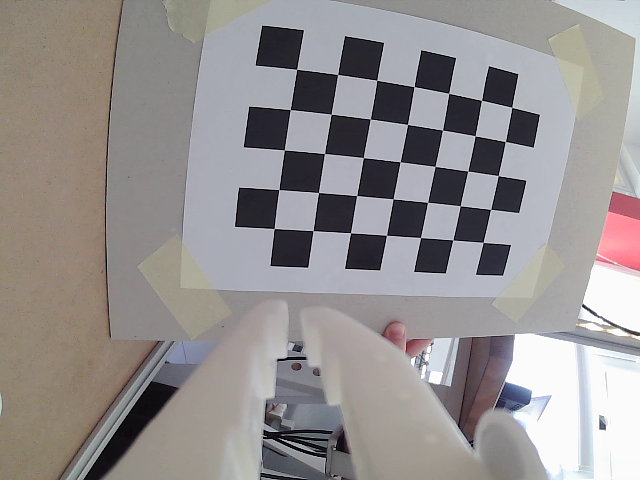
#> input picture scripts/camera_calibration/distorted_cam2/0.png, 640 x 480 px; its folder holds 4 pictures in this run
$ python calibrate_camera.py
#> lines starting #> are read from the running program, lines starting #| are printed output that depends on the picture
import cv2
assert int(cv2.__version__.split('.')[0]) >= 3, 'The fisheye module requires opencv version >= 3.0.0'
import numpy as np
import os
import glob

CHECKERBOARD = (5,7)
subpix_criteria = (cv2.TERM_CRITERIA_EPS+cv2.TERM_CRITERIA_MAX_ITER, 30, 0.1)
calibration_flags = 14

#calibration_flags = cv2.fisheye.CALIB_RECOMPUTE_EXTRINSIC + cv2.fisheye.CALIB_CHECK_COND+cv2.fisheye.CALIB_FIX_SKEW
objp = np.zeros((1, CHECKERBOARD[0]*CHECKERBOARD[1], 3), np.float32)
objp[0, :, :2] = np.mgrid[0:CHECKERBOARD[0], 0:CHECKERBOARD[1]].T.reshape(-1, 2)

_img_shape = None
objpoints = [] # 3d point in real world space
imgpoints = [] # 2d points in image plane.
images = glob.glob('distorted_cam2/*.png')

for fname in images:
    img = cv2.imread(fname)
#> img is the input picture: shape (480, 640, 3); mean B, G, R 144.3, 144.5, 148.7
    if _img_shape == None:
        _img_shape = img.shape[:2]
    else:
        assert _img_shape == img.shape[:2], "All images must share the same size."
    gray = cv2.cvtColor(img,cv2.COLOR_BGR2GRAY)
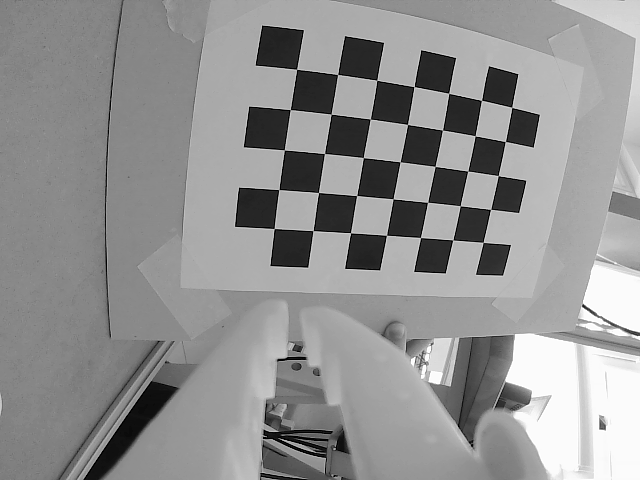
#> gray: shape (480, 640); min 0, max 255, mean 145.7

    cv2.imshow('Podglad', gray)
    cv2.waitKey(500)
    # Find the chess board corners
    ret, corners = cv2.findChessboardCorners(gray, CHECKERBOARD, cv2.CALIB_CB_ADAPTIVE_THRESH+cv2.CALIB_CB_FAST_CHECK+cv2.CALIB_CB_NORMALIZE_IMAGE)
#> ret = True; corners = 35 rows, first 8: [511.6, 107.3], [505.3, 141.6], [498.4, 175.5], [490.7, 209.4], [483.2, 242.3], [481.5, 100.5], [475.3, 135.8], [467.8, 171.1]
#> pass 3 of the loop `for fname in images:`:
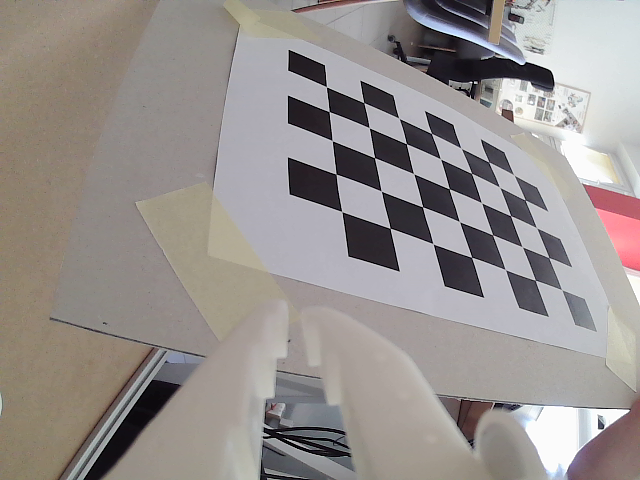
#> input picture scripts/camera_calibration/distorted_cam2/10.png, 640 x 480 px
#> img is the input picture: shape (480, 640, 3); mean B, G, R 143, 145.5, 151.3
#> `gray = cv2.cvtColor(img,cv2.COLOR_BGR2GRAY)`:
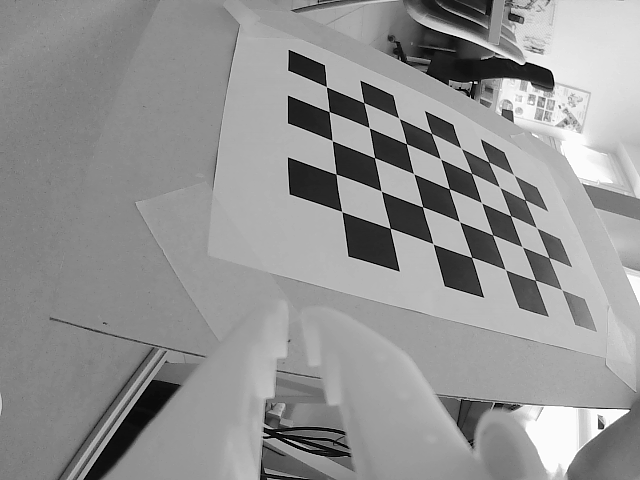
#> gray: shape (480, 640); min 0, max 255, mean 146.9
#> corners = 35 rows, first 8: [514, 175], [525.1, 200], [536.5, 227.6], [548.8, 257.7], [561.7, 289.7], [488.6, 162], [499.3, 186.7], [510.6, 215.7]
#> the loop made 4 passes; the first 3 are shown
    # If found, add object points, image points (after refining them)
    if ret == True:
        objpoints.append(objp)
        cv2.cornerSubPix(gray, corners, (3, 3), (-1, -1), subpix_criteria)
        imgpoints.append(corners.reshape(1, -1, 2))

N_OK = len(objpoints)
K = np.zeros((3, 3))
D = np.zeros((4, 1))

assert len(objpoints) > 0, "Nie wykryto szachownicy na żadnym zdjęciu."

ret, K, D, rvecs, tvecs = cv2.calibrateCamera(
    objpoints,
    imgpoints,
    gray.shape[::-1],
    None,
    None
)

print("Found " + str(N_OK) + " valid images for calibration")
print("DIM=" + str(_img_shape[::-1]))
#| DIM=(640, 480)
print("K=np.array(" + str(K.tolist()) + ")")
print("D=np.array(" + str(D.tolist()) + ")")
